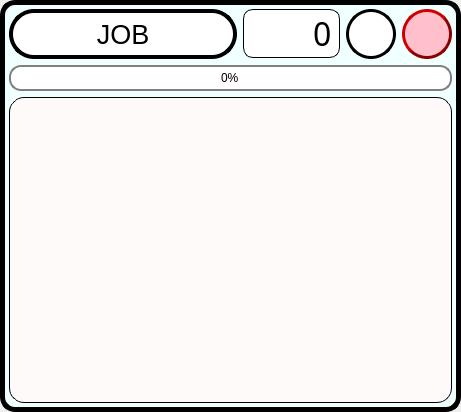
<?xml version="1.0" encoding="UTF-8"?>
<ui version="4.0">
 <class>jobProgressWidget</class>
 <widget class="QWidget" name="jobProgressWidget">
  <property name="geometry">
   <rect>
    <x>0</x>
    <y>0</y>
    <width>461</width>
    <height>412</height>
   </rect>
  </property>
  <property name="sizePolicy">
   <sizepolicy hsizetype="MinimumExpanding" vsizetype="MinimumExpanding">
    <horstretch>0</horstretch>
    <verstretch>0</verstretch>
   </sizepolicy>
  </property>
  <property name="minimumSize">
   <size>
    <width>0</width>
    <height>180</height>
   </size>
  </property>
  <property name="windowTitle">
   <string>Form</string>
  </property>
  <property name="styleSheet">
   <string notr="true"/>
  </property>
  <layout class="QVBoxLayout" name="verticalLayout_6">
   <property name="leftMargin">
    <number>0</number>
   </property>
   <property name="topMargin">
    <number>0</number>
   </property>
   <property name="rightMargin">
    <number>0</number>
   </property>
   <property name="bottomMargin">
    <number>0</number>
   </property>
   <item>
    <widget class="QWidget" name="jobProgressWidget_All" native="true">
     <property name="sizePolicy">
      <sizepolicy hsizetype="Preferred" vsizetype="MinimumExpanding">
       <horstretch>0</horstretch>
       <verstretch>0</verstretch>
      </sizepolicy>
     </property>
     <property name="styleSheet">
      <string notr="true">QWidget#jobProgressWidget_All {
  border: 5px solid black;
  border-radius: 15px;
  background: azure
}</string>
     </property>
     <layout class="QVBoxLayout" name="verticalLayout" stretch="0,1,100">
      <property name="leftMargin">
       <number>9</number>
      </property>
      <item>
       <layout class="QHBoxLayout" name="headinglLayout" stretch="100,2,1,1">
        <item>
         <widget class="QLabel" name="jobLabel">
          <property name="sizePolicy">
           <sizepolicy hsizetype="MinimumExpanding" vsizetype="Fixed">
            <horstretch>0</horstretch>
            <verstretch>0</verstretch>
           </sizepolicy>
          </property>
          <property name="minimumSize">
           <size>
            <width>0</width>
            <height>50</height>
           </size>
          </property>
          <property name="font">
           <font>
            <pointsize>20</pointsize>
            <weight>50</weight>
            <bold>false</bold>
            <stylestrategy>PreferAntialias</stylestrategy>
           </font>
          </property>
          <property name="styleSheet">
           <string notr="true">QLabel {
  border-color:black;
  border-width: 4px;        
  border-style: solid;
  border-radius: 25px;
  margin:0px;
  padding:0px;
  color:black;
  background: white
}</string>
          </property>
          <property name="text">
           <string>JOB</string>
          </property>
          <property name="alignment">
           <set>Qt::AlignCenter</set>
          </property>
          <property name="textInteractionFlags">
           <set>Qt::NoTextInteraction</set>
          </property>
         </widget>
        </item>
        <item>
         <widget class="QLineEdit" name="jobCount">
          <property name="sizePolicy">
           <sizepolicy hsizetype="Expanding" vsizetype="Fixed">
            <horstretch>0</horstretch>
            <verstretch>0</verstretch>
           </sizepolicy>
          </property>
          <property name="minimumSize">
           <size>
            <width>97</width>
            <height>37</height>
           </size>
          </property>
          <property name="baseSize">
           <size>
            <width>91</width>
            <height>37</height>
           </size>
          </property>
          <property name="font">
           <font>
            <family>Digital-7</family>
            <pointsize>24</pointsize>
           </font>
          </property>
          <property name="styleSheet">
           <string notr="true">QLineEdit {
  border-color:black;
  border-width: 1px;        
  border-style: solid;
  border-radius: 10px;
  background:white;
  margin:0px;
  padding-right:4px
}</string>
          </property>
          <property name="inputMethodHints">
           <set>Qt::ImhDigitsOnly</set>
          </property>
          <property name="text">
           <string notr="true">0</string>
          </property>
          <property name="maxLength">
           <number>100</number>
          </property>
          <property name="alignment">
           <set>Qt::AlignRight|Qt::AlignTrailing|Qt::AlignVCenter</set>
          </property>
          <property name="readOnly">
           <bool>true</bool>
          </property>
         </widget>
        </item>
        <item>
         <widget class="QPushButton" name="displayJobButton">
          <property name="sizePolicy">
           <sizepolicy hsizetype="Fixed" vsizetype="Fixed">
            <horstretch>0</horstretch>
            <verstretch>0</verstretch>
           </sizepolicy>
          </property>
          <property name="minimumSize">
           <size>
            <width>50</width>
            <height>50</height>
           </size>
          </property>
          <property name="maximumSize">
           <size>
            <width>50</width>
            <height>50</height>
           </size>
          </property>
          <property name="font">
           <font>
            <pointsize>14</pointsize>
           </font>
          </property>
          <property name="styleSheet">
           <string notr="true">QPushButton {
  border-color: black;
  border-width: 3px;        
  border-style: solid;
  border-radius: 25px;
  margin:0px;
  padding:0px;
  background: white
}
QPushButton#displayActionPushButton {
    qproperty-iconSize: 48px 48px; /* space for the background image */
}</string>
          </property>
          <property name="text">
           <string/>
          </property>
          <property name="icon">
           <iconset resource="resources.qrc">
            <normaloff>:/icons/resources/icons/down_icon.png</normaloff>
            <normalon>:/icons/resources/icons/up_icon.png</normalon>:/icons/resources/icons/down_icon.png</iconset>
          </property>
          <property name="iconSize">
           <size>
            <width>48</width>
            <height>48</height>
           </size>
          </property>
          <property name="checkable">
           <bool>true</bool>
          </property>
          <property name="checked">
           <bool>true</bool>
          </property>
         </widget>
        </item>
        <item>
         <widget class="QPushButton" name="removeJobButton">
          <property name="sizePolicy">
           <sizepolicy hsizetype="Fixed" vsizetype="Fixed">
            <horstretch>0</horstretch>
            <verstretch>0</verstretch>
           </sizepolicy>
          </property>
          <property name="minimumSize">
           <size>
            <width>50</width>
            <height>50</height>
           </size>
          </property>
          <property name="maximumSize">
           <size>
            <width>50</width>
            <height>50</height>
           </size>
          </property>
          <property name="font">
           <font>
            <pointsize>14</pointsize>
           </font>
          </property>
          <property name="styleSheet">
           <string notr="true">QPushButton {
  border-color: darkred;
  border-width: 3px;        
  border-style: outset;
  border-radius: 25px;
  margin:0px;
  padding:0px;
  background: pink
}

QPushButton:pressed {
  border-style: inset;
  background: rgb(255,160,180)
}</string>
          </property>
          <property name="text">
           <string/>
          </property>
          <property name="icon">
           <iconset resource="resources.qrc">
            <normaloff>:/icons/resources/icons/remove_x_symbol_red.png</normaloff>:/icons/resources/icons/remove_x_symbol_red.png</iconset>
          </property>
          <property name="iconSize">
           <size>
            <width>26</width>
            <height>26</height>
           </size>
          </property>
          <property name="checkable">
           <bool>false</bool>
          </property>
          <property name="checked">
           <bool>false</bool>
          </property>
         </widget>
        </item>
       </layout>
      </item>
      <item>
       <widget class="QProgressBar" name="jobProgressBar">
        <property name="styleSheet">
         <string notr="true">QProgressBar {
  border: 2px solid grey;
  border-radius: 12px;
  text-align: center;
}

QProgressBar::chunk {
  border-radius: 10px;
  background-color: lightseagreen;
  border-color: lightseagreen;
}

QProgressBar::chunk:indeterminate {
  border-radius: 10px;
  background-color: blue
}
</string>
        </property>
        <property name="maximum">
         <number>100</number>
        </property>
        <property name="value">
         <number>0</number>
        </property>
        <property name="textVisible">
         <bool>true</bool>
        </property>
       </widget>
      </item>
      <item>
       <widget class="QScrollArea" name="actionsScrollArea">
        <property name="sizePolicy">
         <sizepolicy hsizetype="MinimumExpanding" vsizetype="Expanding">
          <horstretch>0</horstretch>
          <verstretch>0</verstretch>
         </sizepolicy>
        </property>
        <property name="styleSheet">
         <string notr="true">QScrollArea#actionsScrollArea {
background: snow;
border: 1px solid black;
border-radius: 15px;
}

QAbstractScrollArea::corner {
  background: transparent
}

QScrollBar {
  border: 1px solid black;
  background: white;
  border-radius: 12px;
  margin: 0px
}

QScrollBar::handle {
  border: 1px solid lightseagreen;
  background:lightseagreen;
  border-radius: 9px;
}

QScrollBar::sub-line, QScrollBar::add-line {
  background:transparent;
  subcontrol-origin:margin;
}

QScrollBar::left-arrow, QScrollBar::right-arrow,
QScrollBar::add-page, 
QScrollBar::sub-page {
  background:transparent
}

QScrollBar:horizontal {
  height:25px
}

QScrollBar:vertical {
  width: 25px
}

QScrollBar::sub-line:horizontal {
  width: 0px;
  subcontrol-position:left
}

QScrollBar::add-line:horizontal {
  width: 0px;
  subcontrol-position:right
}

QScrollBar::sub-line:vertical {
  height: 0px;
  subcontrol-position: top
}

QScrollBar::add-line:vertical {
  height: 0px;
  subcontrol-position: bottom
}</string>
        </property>
        <property name="frameShape">
         <enum>QFrame::NoFrame</enum>
        </property>
        <property name="sizeAdjustPolicy">
         <enum>QAbstractScrollArea::AdjustToContents</enum>
        </property>
        <property name="widgetResizable">
         <bool>true</bool>
        </property>
        <widget class="QWidget" name="actionsScrollAreaWidgetContents">
         <property name="geometry">
          <rect>
           <x>0</x>
           <y>0</y>
           <width>441</width>
           <height>303</height>
          </rect>
         </property>
         <property name="sizePolicy">
          <sizepolicy hsizetype="Preferred" vsizetype="Expanding">
           <horstretch>0</horstretch>
           <verstretch>0</verstretch>
          </sizepolicy>
         </property>
         <property name="styleSheet">
          <string notr="true">QWidget#actionsScrollAreaWidgetContents {
 /*  border: 1px solid black;
  border-radius: 15px; */
  background: transparent
}</string>
         </property>
         <layout class="QVBoxLayout" name="verticalLayout_5">
          <property name="sizeConstraint">
           <enum>QLayout::SetMinAndMaxSize</enum>
          </property>
          <item>
           <spacer name="verticalSpacer">
            <property name="orientation">
             <enum>Qt::Vertical</enum>
            </property>
            <property name="sizeHint" stdset="0">
             <size>
              <width>20</width>
              <height>40</height>
             </size>
            </property>
           </spacer>
          </item>
         </layout>
        </widget>
       </widget>
      </item>
     </layout>
    </widget>
   </item>
  </layout>
 </widget>
 <resources>
  <include location="resources.qrc"/>
 </resources>
 <connections>
  <connection>
   <sender>displayJobButton</sender>
   <signal>toggled(bool)</signal>
   <receiver>actionsScrollArea</receiver>
   <slot>setVisible(bool)</slot>
   <hints>
    <hint type="sourcelabel">
     <x>394</x>
     <y>44</y>
    </hint>
    <hint type="destinationlabel">
     <x>397</x>
     <y>98</y>
    </hint>
   </hints>
  </connection>
 </connections>
</ui>
